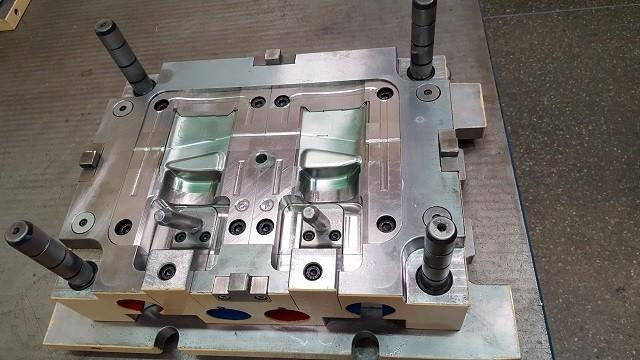
#> input picture modules/export_train_yolo/databases/UnionMoldes2/images/moldes11.jpeg, 640 x 360 px, found by its file name; its folder holds only this picture in this run
$ python main.py
#> lines starting #> are read from the running program, lines starting #| are printed output that depends on the picture
import cv2
import os
import tqdm

# Input and output directories
input_dir = "/home/diego/2TB/datasets/COGTIVE/BETTER_BEEF/2.0/IMAGES"

# Create output directory if it doesn't exist

# Process all images in the directory
for filename in tqdm.tqdm(os.listdir(input_dir)):
    file_path = os.path.join(input_dir, filename)

    # Read image
    image = cv2.imread(file_path)
#> image is the input picture: shape (360, 640, 3); mean B, G, R 106.3, 111, 116.5
    if image is None:
        continue  # Skip non-image files

    # Get dimensions
    height, width, _ = image.shape
#> height = 360; width = 640

    # Crop 260 pixels from left and right
    image = image[:,80:width - 100]
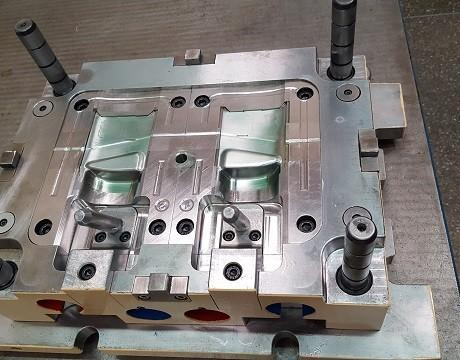
#> image: shape (360, 460, 3); mean B, G, R 119.8, 122.7, 127.6

    # Save the cropped image
    output_path = os.path.join(input_dir, filename)
    # cv2.imshow("image", image)
    # cv2.waitKey(0)
    cv2.imwrite(output_path, image)

print("Cropping completed!")
